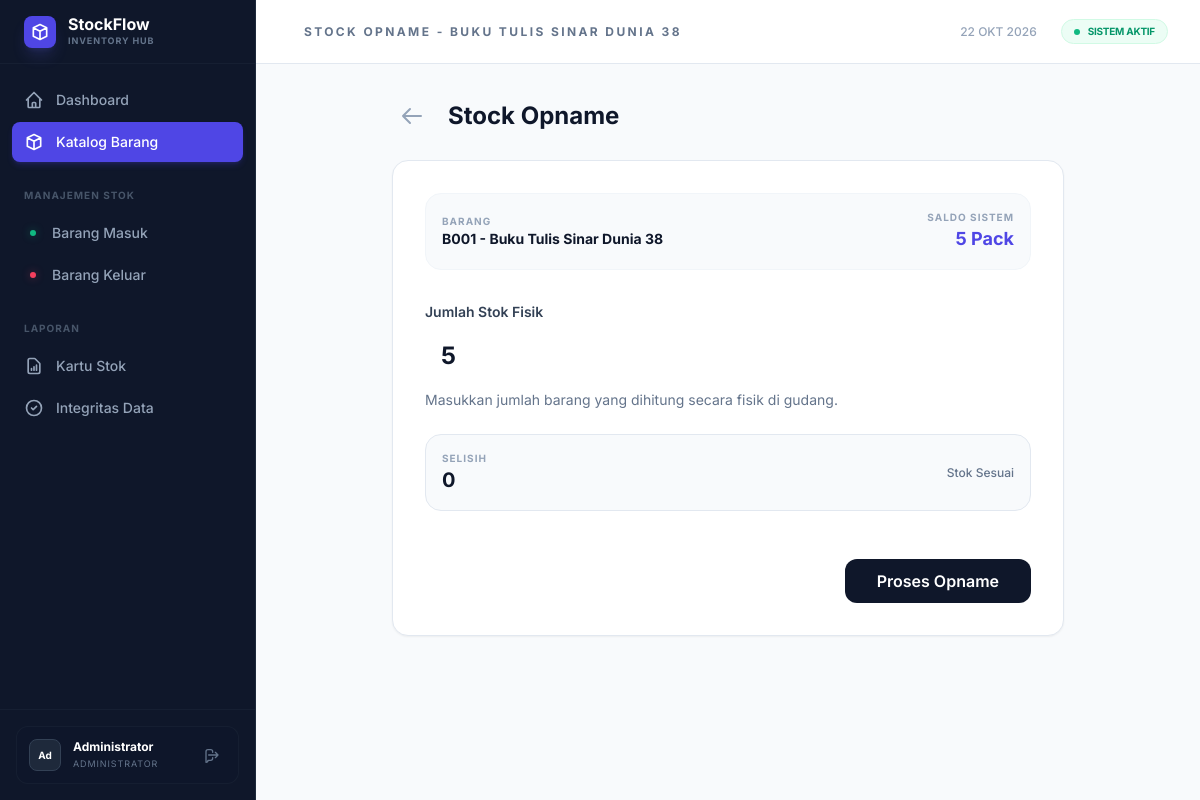
Page /public/items/opname?id=3 (signed in) on the committed database.
### tables this page shows
CREATE TABLE IF NOT EXISTS stock_balances (
    item_id INT PRIMARY KEY,
    saldo INT NOT NULL DEFAULT 0,
    CONSTRAINT chk_saldo_non_negative CHECK (saldo >= 0),
    FOREIGN KEY (item_id) REFERENCES items(id) ON DELETE CASCADE
);

CREATE TABLE IF NOT EXISTS items (
    id INT AUTO_INCREMENT PRIMARY KEY,
    kode VARCHAR(20) NOT NULL UNIQUE,
    nama VARCHAR(100) NOT NULL,
    satuan VARCHAR(20) NOT NULL,
    stok_minimum INT DEFAULT 0,
    is_active TINYINT(1) DEFAULT 1,
    created_at TIMESTAMP DEFAULT CURRENT_TIMESTAMP
);

### app/Controllers/ItemController.php (called while the page is built, shortened)
<?php
class ItemController {
    public function opname() {
        $db = Database::getInstance();
        $id = $_GET['id'] ?? null;
        $stmt = $db->prepare("SELECT i.*, sb.saldo FROM items i JOIN stock_balances sb ON i.id = sb.item_id WHERE i.id = ?");
        $stmt->execute([$id]);
        $item = $stmt->fetch();
        $config = require __DIR__ . '/../../app/config.php';
        $baseUrl = $config['app']['base_url'];
        require_once __DIR__ . '/../../views/items/opname.php';
        $content = ob_get_clean();
        $title = 'Stock Opname - ' . $item['nama'];
        require_once __DIR__ . '/../../views/layout.php';
    }
}

### app/config.php (called while the page is built)
<?php
return [
    'db' => [
        'host' => 'localhost',
        'name' => 'inventory_at',
        'user' => 'root',
        'pass' => '',
        'charset' => 'utf8mb4',
    ],
    'app' => [
        'name' => 'Gudang ATK',
        'base_url' => 'http://localhost/Test-FullstackDev/public',
    ]
];

### app/helpers.php (called while the page is built, shortened)
<?php
function formatNumber($number) {
    return number_format($number, 0, ',', '.');
}
function formatDate($date) {
    $months = [
        1 => 'Jan', 2 => 'Feb', 3 => 'Mar', 4 => 'Apr', 5 => 'Mei', 6 => 'Jun',
        7 => 'Jul', 8 => 'Agu', 9 => 'Sep', 10 => 'Okt', 11 => 'Nov', 12 => 'Des'
    ];
    $timestamp = strtotime($date);
    $d = date('j', $timestamp);
    $m = (int)date('n', $timestamp);
    $y = date('Y', $timestamp);
    return "{$d} {$months[$m]} {$y}";
}
function e($string) {
    return htmlspecialchars($string, ENT_QUOTES, 'UTF-8');
}

### app/Auth.php (called while the page is built, shortened)
<?php
class Auth {
    public static function check() {
        return isset($_SESSION['user_id']);
    }
    public static function user() {
        return [
            'id' => $_SESSION['user_id'],
            'email' => $_SESSION['email'],
            'nama' => $_SESSION['nama']
        ];
    }
}

### views/items/opname.php (the view, shortened to what this page needs)
<div class="max-w-2xl mx-auto space-y-6">
    <div class="flex items-center space-x-4">
        <a href="<?= e($baseUrl) ?>/items/history?id=<?= $item['id'] ?>" class="p-2 text-slate-400 hover:text-slate-600 hover:bg-slate-100 rounded-xl transition-all">
            <svg class="w-6 h-6" fill="none" viewBox="0 0 24 24" stroke="currentColor"><path stroke-linecap="round" stroke-linejoin="round" stroke-width="2" d="M10 19l-7-7m0 0l7-7m-7 7h18" /></svg>
        </a>
        <h1 class="text-2xl font-bold text-slate-900">Stock Opname</h1>
    </div>
    <div class="bg-white rounded-2xl shadow-sm border border-slate-200 p-8" x-data="{
        sistem: <?= (int)$item['saldo'] ?>,
        fisik: <?= (int)$item['saldo'] ?>,
        get selisih() { return this.fisik - this.sistem },
        showConfirm: false
    }">
        <div class="mb-8 p-4 bg-slate-50 rounded-2xl border border-slate-100 flex items-center justify-between">
            <div>
                <p class="text-[10px] font-bold text-slate-400 uppercase tracking-widest">Barang</p>
                <p class="text-sm font-bold text-slate-900"><?= e($item['kode']) ?> - <?= e($item['nama']) ?></p>
            </div>
            <div class="text-right">
                <p class="text-[10px] font-bold text-slate-400 uppercase tracking-widest">Saldo Sistem</p>
                <p class="text-lg font-bold text-indigo-600"><?= formatNumber($item['saldo']) ?> <?= e($item['satuan']) ?></p>
            </div>
        </div>
        <form action="<?= e($baseUrl) ?>/items/opname" method="POST" @submit.prevent="showConfirm = true" class="space-y-6">
            <div>
                <label for="stok_fisik" class="block text-sm font-semibold text-slate-700 mb-2">Jumlah Stok Fisik</label>
                <input type="number" name="stok_fisik" id="stok_fisik" required min="0" x-model.number="fisik"
                    class="w-full rounded-xl border-slate-300 px-4 py-2.5 text-2xl font-bold focus:ring-2 focus:ring-indigo-500 focus:border-indigo-500 transition-all">
                <p class="mt-2 text-sm text-slate-500">Masukkan jumlah barang yang dihitung secara fisik di gudang.</p>
            </div>
            <div class="p-4 rounded-2xl border flex items-center justify-between transition-all"
                :class="selisih == 0 ? 'bg-slate-50 border-slate-200' : (selisih > 0 ? 'bg-emerald-50 border-emerald-100' : 'bg-rose-50 border-rose-100')">
                <div>
                    <p class="text-[10px] font-bold uppercase tracking-widest" :class="selisih == 0 ? 'text-slate-400' : (selisih > 0 ? 'text-emerald-500' : 'text-rose-500')">Selisih</p>
                    <p class="text-xl font-bold" :class="selisih == 0 ? 'text-slate-900' : (selisih > 0 ? 'text-emerald-700' : 'text-rose-700')">
                        <span x-show="selisih > 0">+</span><span x-text="selisih"></span>
                    </p>
                </div>
                <div class="text-right">
                    <p class="text-xs font-medium" :class="selisih == 0 ? 'text-slate-500' : (selisih > 0 ? 'text-emerald-600' : 'text-rose-600')" x-text="selisih == 0 ? 'Stok Sesuai' : (selisih > 0 ? 'Kelebihan Stok' : 'Kekurangan Stok')"></p>
                </div>
            </div>
            <div class="pt-6 flex justify-end">
                <button type="submit" class="bg-slate-900 hover:bg-slate-800 text-white rounded-xl px-8 py-2.5 font-semibold transition-all">
                    Proses Opname
                </button>
            </div>
        </form>
    </div>
</div>

### views/layout.php (shortened to what this page needs)
<!DOCTYPE html>
<html lang="id">
<head>
    <script src="https://cdn.tailwindcss.com"></script>
</head>
<body class="bg-slate-50 text-slate-900" x-data="{ sidebarOpen: false }">
    <div class="flex min-h-screen overflow-hidden">
        <aside class="hidden lg:flex flex-col w-64 bg-[#0F172A] border-r border-slate-800 sticky top-0 h-screen text-slate-400">
            <div class="h-16 flex items-center px-6 border-b border-slate-800/50">
                <div class="w-8 h-8 bg-indigo-600 rounded-lg flex items-center justify-center shadow-lg shadow-indigo-500/20 mr-3 shrink-0">
                    <svg class="w-5 h-5 text-white" fill="none" viewBox="0 0 24 24" stroke="currentColor">
                        <path stroke-linecap="round" stroke-linejoin="round" stroke-width="2" d="M20 7l-8-4-8 4m16 0l-8 4m8-4v10l-8 4m0-10L4 7m8 4v10M4 7v10l8 4" />
                    </svg>
                </div>
                <div class="min-w-0">
                    <span class="text-base font-bold text-white block truncate leading-none">StockFlow</span>
                    <span class="text-[9px] font-bold text-slate-500 uppercase tracking-widest mt-0.5 block truncate">Inventory Hub</span>
                </div>
            </div>
            <nav class="flex-1 px-3 py-4 space-y-0.5 overflow-y-auto custom-scrollbar">
                <a href="<?= e($baseUrl) ?>/dashboard" class="group flex items-center px-3 py-2.5 rounded-lg transition-all <?= trim(parse_url($_SERVER['REQUEST_URI'], PHP_URL_PATH), '/') == 'dashboard' ? 'bg-indigo-600 text-white shadow-md shadow-indigo-600/20' : 'hover:bg-slate-800/50 hover:text-slate-200' ?>">
                    <svg class="w-5 h-5 mr-3 shrink-0" fill="none" viewBox="0 0 24 24" stroke="currentColor"><path stroke-linecap="round" stroke-linejoin="round" stroke-width="2" d="M3 12l2-2m0 0l7-7 7 7M5 10v10a1 1 0 001 1h3m10-11l2 2m-2-2v10a1 1 0 01-1 1h-3m-6 0a1 1 0 001-1v-4a1 1 0 011-1h2a1 1 0 011 1v4a1 1 0 001 1m-6 0h6" /></svg>
                    <span class="text-sm font-medium">Dashboard</span>
                </a>
                <a href="<?= e($baseUrl) ?>/items" class="group flex items-center px-3 py-2.5 rounded-lg transition-all <?= strpos($_SERVER['REQUEST_URI'], '/items') !== false ? 'bg-indigo-600 text-white shadow-md shadow-indigo-600/20' : 'hover:bg-slate-800/50 hover:text-slate-200' ?>">
                    <svg class="w-5 h-5 mr-3 shrink-0" fill="none" viewBox="0 0 24 24" stroke="currentColor"><path stroke-linecap="round" stroke-linejoin="round" stroke-width="2" d="M20 7l-8-4-8 4m16 0l-8 4m8-4v10l-8 4m0-10L4 7m8 4v10M4 7v10l8 4" /></svg>
                    <span class="text-sm font-medium">Katalog Barang</span>
                </a>
                <div class="pt-6 pb-2 px-3 text-[10px] font-bold text-slate-600 uppercase tracking-widest">Manajemen Stok</div>
                <a href="<?= e($baseUrl) ?>/stock/in" class="flex items-center px-3 py-2.5 rounded-lg hover:bg-slate-800/50 hover:text-slate-200 transition-all">
                    <div class="w-1.5 h-1.5 rounded-full bg-emerald-500 mr-4 ml-1.5 shadow-[0_0_8px_rgba(16,185,129,0.4)]"></div>
                    <span class="text-sm font-medium">Barang Masuk</span>
                </a>
                <a href="<?= e($baseUrl) ?>/stock/out" class="flex items-center px-3 py-2.5 rounded-lg hover:bg-slate-800/50 hover:text-slate-200 transition-all">
                    <div class="w-1.5 h-1.5 rounded-full bg-rose-500 mr-4 ml-1.5 shadow-[0_0_8px_rgba(244,63,94,0.4)]"></div>
                    <span class="text-sm font-medium">Barang Keluar</span>
                </a>
                <div class="pt-6 pb-2 px-3 text-[10px] font-bold text-slate-600 uppercase tracking-widest">Laporan</div>
                <a href="<?= e($baseUrl) ?>/reports" class="flex items-center px-3 py-2.5 rounded-lg hover:bg-slate-800/50 hover:text-slate-200 transition-all <?= strpos($_SERVER['REQUEST_URI'], '/reports') !== false && strpos($_SERVER['REQUEST_URI'], '/consistency') === false ? 'bg-slate-800 text-white' : '' ?>">
                    <svg class="w-5 h-5 mr-3 shrink-0" fill="none" viewBox="0 0 24 24" stroke="currentColor"><path stroke-linecap="round" stroke-linejoin="round" stroke-width="2" d="M9 17v-2m3 2v-4m3 4v-6m2 10H7a2 2 0 01-2-2V5a2 2 0 012-2h5.586a1 1 0 01.707.293l5.414 5.414a1 1 0 01.293.707V19a2 2 0 01-2 2z" /></svg>
                    <span class="text-sm font-medium">Kartu Stok</span>
                </a>
                <a href="<?= e($baseUrl) ?>/reports/consistency" class="flex items-center px-3 py-2.5 rounded-lg hover:bg-slate-800/50 hover:text-slate-200 transition-all <?= strpos($_SERVER['REQUEST_URI'], '/consistency') !== false ? 'bg-slate-800 text-white' : '' ?>">
                    <svg class="w-5 h-5 mr-3 shrink-0" fill="none" viewBox="0 0 24 24" stroke="currentColor"><path stroke-linecap="round" stroke-linejoin="round" stroke-width="2" d="M9 12l2 2 4-4m6 2a9 9 0 11-18 0 9 9 0 0118 0z" /></svg>
                    <span class="text-sm font-medium">Integritas Data</span>
                </a>
            </nav>
            <div class="p-4 border-t border-slate-800/50">
                <div class="bg-slate-900/50 rounded-xl p-3 flex items-center border border-slate-800/50">
                    <div class="w-8 h-8 rounded-lg bg-slate-800 flex items-center justify-center text-[10px] font-bold text-white border border-slate-700 mr-3 shrink-0">
                        <?= substr(Auth::user()['nama'], 0, 2) ?>
                    </div>
                    <div class="flex-1 min-w-0">
                        <p class="text-xs font-bold text-white truncate"><?= e(Auth::user()['nama']) ?></p>
                        <p class="text-[9px] text-slate-500 truncate uppercase tracking-widest mt-0.5">Administrator</p>
                    </div>
                    <a href="<?= e($baseUrl) ?>/logout" class="ml-2 p-1.5 text-slate-500 hover:text-rose-400 hover:bg-rose-400/10 rounded-md transition-all" title="Keluar">
                        <svg class="w-4 h-4" fill="none" viewBox="0 0 24 24" stroke="currentColor"><path stroke-linecap="round" stroke-linejoin="round" stroke-width="2" d="M17 16l4-4m0 0l-4-4m4 4H7m6 4v1a3 3 0 01-3 3H6a3 3 0 01-3 3V7a3 3 0 013-3h4a3 3 0 013 3v1" /></svg>
                    </a>
                </div>
            </div>
        </aside>
        <div class="flex-1 flex flex-col min-w-0 overflow-hidden">
            <header class="h-16 bg-white border-b border-slate-200 flex items-center justify-between px-8 shrink-0 sticky top-0 z-40">
                <div class="flex items-center space-x-4">
                    <h2 class="text-xs font-bold text-slate-500 uppercase tracking-[0.2em]"><?= $title ?? 'Dashboard' ?></h2>
                </div>
                <div class="flex items-center space-x-6">
                    <span class="text-xs text-slate-400 font-medium hidden sm:block"><?= strtoupper(formatDate(date('Y-m-d'))) ?></span>
                    <div class="flex items-center space-x-2 px-3 py-1 bg-emerald-50 rounded-full text-[10px] font-bold text-emerald-600 uppercase tracking-tight border border-emerald-100">
                        <div class="w-1.5 h-1.5 rounded-full bg-emerald-500 animate-pulse"></div>
                        <span>Sistem Aktif</span>
                    </div>
                </div>
            </header>
            <main class="flex-1 overflow-y-auto p-8">
                <?= $content ?>
            </main>
        </div>
    </div>
</body>
</html>

### views/layout.php (style rules this page uses)
body { font-family: 'Inter', sans-serif; }

### rows in the picture
stock_balances: item_id.nama "STOCK OPNAME - BUKU TULIS SINAR DUNIA 38", item_id.kode "B001", item_id.nama "Buku Tulis Sinar Dunia 38", saldo "5", item_id.satuan "Pack"

### other values in the picture
substr(Auth::user()['nama'], 0, 2) "Ad"
Auth::user()['nama'] "Administrator"
